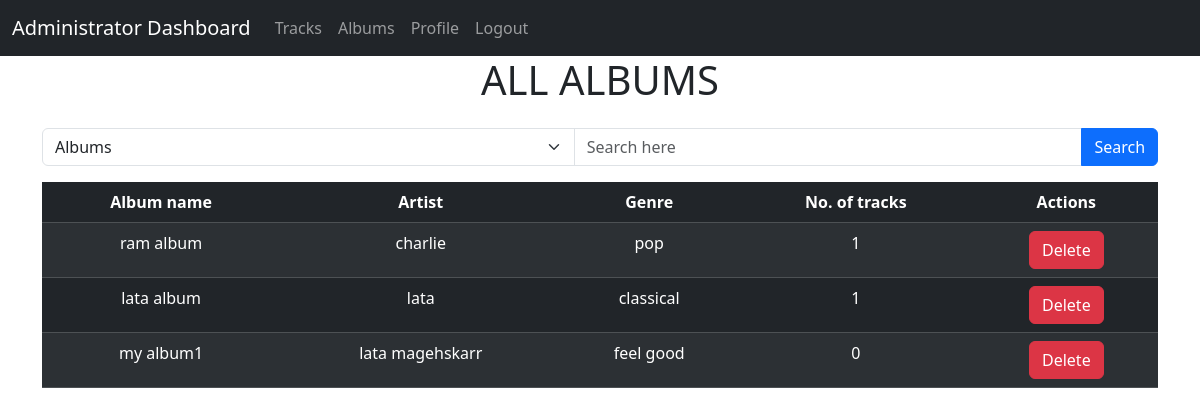
/admin_albums (signed in), run on the app's committed database.
### models.py (models this page shows)
class Album(db.Model):
    id = db.Column(db.Integer, primary_key=True)
    name = db.Column(db.String(100), nullable=False)
    genre = db.Column(db.String(50))
    artist = db.Column(db.String(100))
    user_id = db.Column(db.Integer, db.ForeignKey('user.id'), nullable=False)
    songs = db.relationship('Song', backref='album', lazy=True)

### routes.py (the view, shortened to what this page needs)
@app.route('/admin_albums')
def admin_albums():
    if 'user_id' not in session:
        flash('Please log in first.')
        return redirect(url_for('admin_login'))
    user = User.query.get(session['user_id'])
    if not user.is_admin:
        flash('Unauthorized access.')
        return redirect(url_for('admin_login'))
    albums = Album.query.all()
    query = request.args.get('query')
    category = request.args.get('category')
    if not query or not category:
        return render_template('admin_albums.html', albums=albums,user=user)

### templates/admin_albums.html (shortened to what this page needs)
{% extends 'layout.html' %}
{% block body %}
    <div class="container">
        <h1 class="text-center mb-4">ALL ALBUMS</h1>
    </div>
    <form>
        <div class="input-group mb-3">
            <select class="form-select" name="category">
                <option value="albums" selected>Albums</option>
            </select>
            <input type="text" class="form-control" placeholder="Search here" name="query" id="query">
            <button type="submit" class="btn btn-primary">Search</button>
        </div>
    </form>
{% if albums|length != 0 %}
<div class="row">
    <div class="col-md-12">
        <table class="table table-dark table-striped text-center">
            <thead>
                <tr>
                    <th>Album name</th>
                    <th>Artist</th>
                    <th>Genre</th>
                    <th>No. of tracks</th>
                    <th>Actions</th>
                </tr>
            </thead>
            <tbody>
                {% for album in albums %}
                {% if (artist and artist.lower() in album.artist.lower()) or (genre and genre.lower() == album.genre.lower()) or (not artist and not genre) %}
                <tr>
                    <td>{{ album.name }}</td>
                    <td>{{ album.artist }}</td>
                    <td>{{ album.genre }}</td>
                    <td>{{ album.songs|length }}</td>
                    <td>
                        <a href="{{ url_for('delete_album', album_id=album.id) }}" class="btn btn-danger">Delete</a>
                    </td>
                </tr>
                {% endif %}
                {% endfor %}
            </tbody>
        </table>
    </div>
</div>
{% else %}
    <h3>No albums uploaded in the app yet</h3>
{% endif %}
{% endblock body %}

### data on the page
Album: name "ram album", artist "charlie", genre "pop", songs|length "1"
Album: name "lata album", artist "lata", genre "classical", songs|length "1"
Album: name "my album1", artist "lata magehskarr", genre "feel good", songs|length "0"
